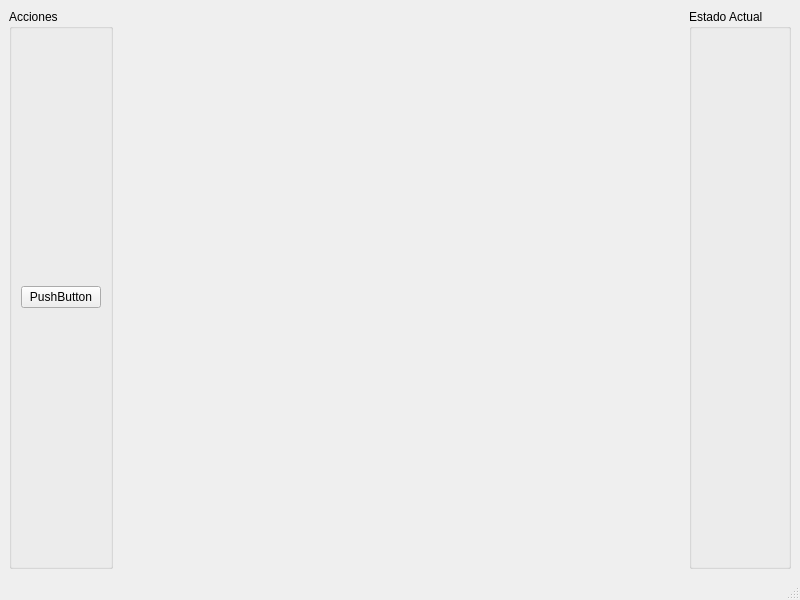
<?xml version="1.0" encoding="UTF-8"?>
<ui version="4.0">
 <class>MainWindow</class>
 <widget class="QMainWindow" name="MainWindow">
  <property name="geometry">
   <rect>
    <x>0</x>
    <y>0</y>
    <width>800</width>
    <height>600</height>
   </rect>
  </property>
  <property name="windowTitle">
   <string>MainWindow</string>
  </property>
  <widget class="QWidget" name="centralwidget">
   <layout class="QHBoxLayout" name="horizontalLayout">
    <item>
     <widget class="QGroupBox" name="groupBox">
      <property name="sizePolicy">
       <sizepolicy hsizetype="Minimum" vsizetype="Preferred">
        <horstretch>0</horstretch>
        <verstretch>0</verstretch>
       </sizepolicy>
      </property>
      <property name="title">
       <string>Acciones</string>
      </property>
      <layout class="QVBoxLayout" name="verticalLayout">
       <item>
        <widget class="QPushButton" name="button">
         <property name="text">
          <string>PushButton</string>
         </property>
        </widget>
       </item>
      </layout>
     </widget>
    </item>
    <item>
     <widget class="QWidget" name="escena" native="true">
      <property name="sizePolicy">
       <sizepolicy hsizetype="MinimumExpanding" vsizetype="Preferred">
        <horstretch>0</horstretch>
        <verstretch>0</verstretch>
       </sizepolicy>
      </property>
     </widget>
    </item>
    <item>
     <widget class="QGroupBox" name="groupBox_2">
      <property name="sizePolicy">
       <sizepolicy hsizetype="Minimum" vsizetype="Preferred">
        <horstretch>0</horstretch>
        <verstretch>0</verstretch>
       </sizepolicy>
      </property>
      <property name="title">
       <string>Estado Actual</string>
      </property>
     </widget>
    </item>
   </layout>
  </widget>
  <widget class="QMenuBar" name="menubar">
   <property name="geometry">
    <rect>
     <x>0</x>
     <y>0</y>
     <width>800</width>
     <height>22</height>
    </rect>
   </property>
  </widget>
  <widget class="QStatusBar" name="statusbar"/>
 </widget>
 <resources/>
 <connections/>
</ui>
